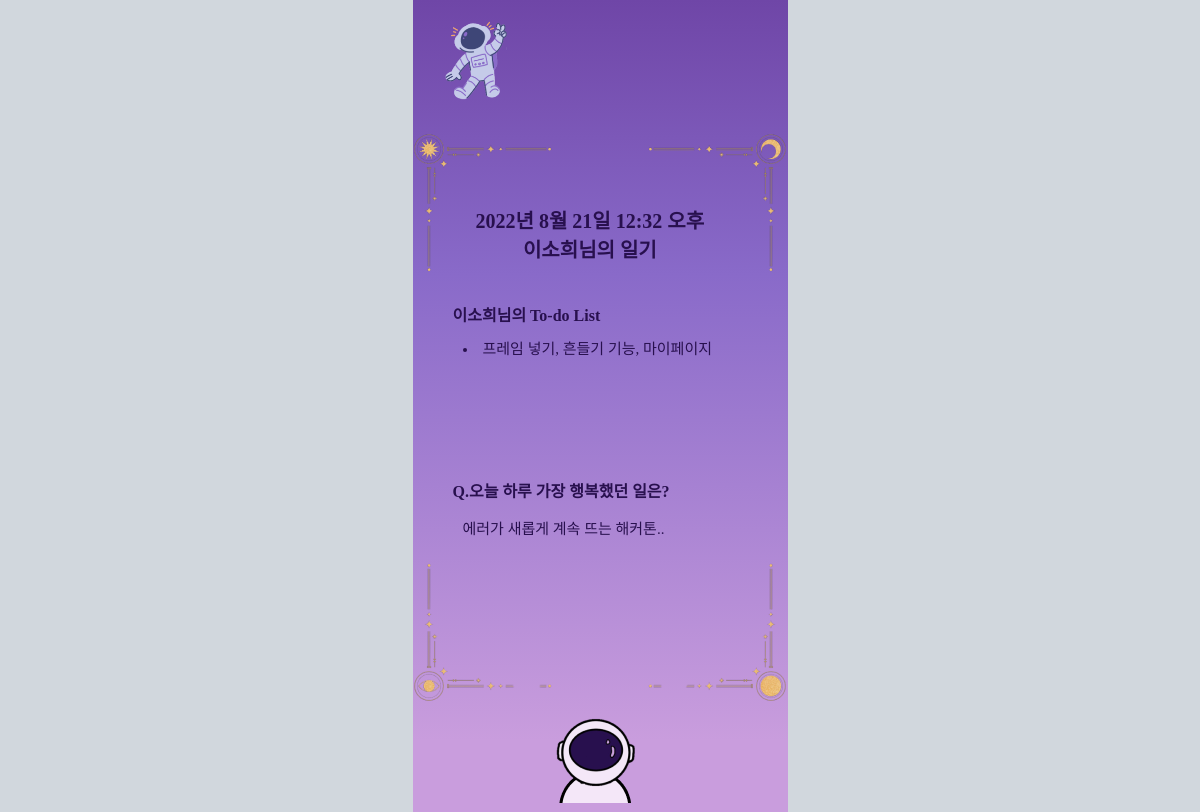
/detail/20, run on the app's committed database.
### diaryApp/models.py (models this page shows, shortened)
class Diary(models.Model):
    todos = models.TextField(max_length=50, null=True)
    content = models.TextField(max_length=100, null=True)
    diary_created_at  = models.DateTimeField(auto_now_add=True, null=True)
    creator = models.ForeignKey(User, on_delete=models.CASCADE, related_name="diary")

### diaryApp/views.py (the view)
# urls.py: path('detail/<int:diary_pk>', views.detail, name='detail'),
def detail(request, diary_pk):
    diary = Diary.objects.get(pk=diary_pk)
    return render(request, 'detail.html', {'diary': diary})

### diaryApp/templates/detail.html (shortened to what this page needs)
{% extends 'base.html' %}
{% load static %}
{% block style %}
    <link rel="stylesheet" type="text/css" href="{% static 'diaryApp/detail.css' %}">
{% endblock style %}
{% block content %}
    <div class="container">
        <div class="header">
            <a href="{% url 'index' %}">
                <img class="logo" src="../static/images/우주 일기 3.png">
            </a>
        </div>
        <div class="outer">
            <img src="../static/images/frame.png">
                <div class="date" style="text-align: center;">
                    {{diary.diary_created_at}} <br>
                    {{diary.creator}}님의 일기
                </div>
                <div class="todo_list">{{diary.creator}}님의 To-do List</div>
                    <li>{{diary.todos}}</li>
                <div class="diary_question">Q.오늘 하루 가장 행복했던 일은?</div>
                    <p>{{diary.content}}</p>
            </div>
        <div class="footerimg">
            <img src="../static/images/footerimg.png" style="padding-left: 140px;">
        </div>
        </div>
    </div>
{% endblock content %}

### diaryApp/static/css/base.css (style rules this page uses)
body { display: flex; align-items: center; justify-content: center; background-color: rgb(209, 215, 221); margin: 0; }

### diaryApp/static/diaryApp/detail.css (style rules this page uses)
.container { width: 100%; height: 812px; left: 0px; top: 0px; background: linear-gradient(180deg, #6F46A7 0%, #896AC9 33.85%, #C99DDD 91.15%); position: relative; }
.outer { position: relative; }
.date { font-family: 'Noto Serif KR', serif; color: #28104E; font-size: 20px; font-weight: bolder; position: absolute; top: 80px; left: 63px; }
.todo_list { font-family: 'Noto Serif KR', serif; color: #28104E; position: absolute; font-size: 16px; font-weight: bolder; top: 30%; left: 40px; }
li { font-family: 'Noto Serif KR', serif; color: #28104E; position: absolute; font-size: 15px; top: 36%; left: 50px; }
.diary_question { font-family: 'Noto Serif KR', serif; color: #28104E; position: absolute; font-size: 16px; font-weight: bolder; top: 60%; left: 40px; }
p { font-family: 'Noto Serif KR', serif; color: #28104E; position: absolute; font-size: 15px; top: 64%; left: 50px; }
.header { display: flex; flex-direction: row; justify-content: space-between; align-items: center; }
.logo { height: 50%; width: 50%; margin-left: 5px; }

### data on the page
Diary: diary_created_at "2022년 8월 21일 12:32 오후", creator "이소희", todos "프레임 넣기, 흔들기 기능, 마이페이지", content "에러가 새롭게 계속 뜨는 해커톤.."
